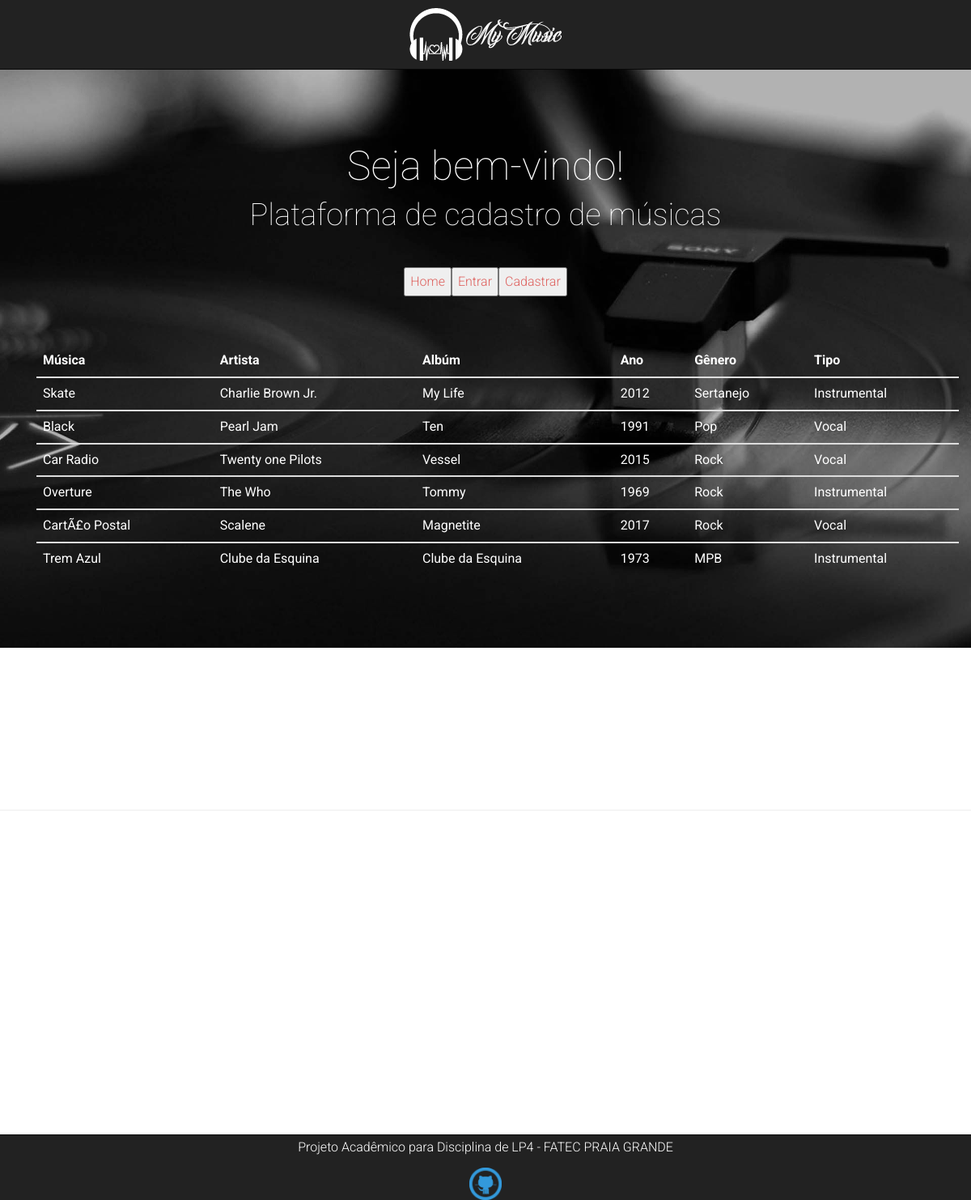
The page / on the database its author committed.
### tables this page shows
CREATE TABLE `musicas` (
  `id_musica` int(11) NOT NULL,
  `nm_musica` varchar(100) NOT NULL,
  `nm_artista` varchar(100) NOT NULL,
  `nm_album` varchar(100) NOT NULL,
  `dt_lancamento` date NOT NULL,
  `nm_genero` varchar(50) NOT NULL,
  `fk_email_usuario` varchar(50) DEFAULT NULL,
  `tipo_musica` varchar(50) NOT NULL
);

### index.php (the view, shortened to what this page needs)
<HTML>
<HEAD>
        <link rel="stylesheet" href="assets/bootstrap/css/bootstrap.min.css">
        <link rel="stylesheet" href="assets/font-awesome/css/font-awesome.min.css">
		<link rel="stylesheet" href="assets/css/form-elements.css">
        <link rel="stylesheet" href="assets/css/style.css">
</HEAD>
<BODY>
	<div class="top-content">
        <div class="inner-bg">
            <div class="container">
			<h1>Seja bem-vindo!</h1>
			<h2>Plataforma de cadastro de músicas</h2>
			<br>
			<?php
		include 'menu.php';
		include 'header.php';
		echo "<br><br>";
		include $_SERVER["DOCUMENT_ROOT"]."/Trabalho-LP4/connection.php";
  		if ($con == null ) {
          die("Falha ao conectar");
  		} else {
  		$tab = mysqli_query($con,"select nm_musica, nm_artista, nm_album, year(dt_lancamento), nm_genero, tipo_musica from musicas");
		  echo  "<div class='table-responsive'>
		  <table class='table'>
			<thead>
			  <tr>
				<th>Música</th>
				<th>Artista</th>
				<th>Albúm</th>
				<th>Ano</th>
				<th>Gênero</th>
				<th>Tipo</th>
			  </tr>
			</thead>
		</div>";
		  while ($lin = mysqli_fetch_assoc($tab)) {
			echo "<div><tbody><tr><td>".$lin['nm_musica']."</td><td>".$lin['nm_artista']."</td><td>".$lin['nm_album']."</td><td>".$lin['year(dt_lancamento)']."</td><td>".$lin['nm_genero']."</td><td>".$lin['tipo_musica']."</td></tr></tbody></div>";}
		}
	?>
        </div>
    </div>
</div>
	<h1>Localize a gravadora mais próxima você!</h1><hr>
	<?php
	include 'map.php';
	?>
</BODY>
</HTML>

### menu.php
<?php
if(isset ($_SESSION['usuario'])){
    echo "<div id='menu'>".
        "<a href='index.php'><button>Home</button></a>".
       "<a href='cadastroMusica.php'><button>Cadastrar músicas</button></a>".
		"<a href='Funcoes/sair.php'><button>Sair</button></a>".
    "</div>";
}else{
    echo "<div id='menu'>".
        "<a href='index.php'><button>Home</button></a>".
        "<a href='entrar.php'><button>Entrar</button></a>".
		"<a href='cadastro.php'><button>Cadastrar</button></a>".
    "</div>";
}
?>

### header.php (shortened to what this page needs)
<!DOCTYPE html>
<html>
<head>
    <link rel="stylesheet" href="<?php echo BASEURL; ?>css/bootstrap.min.css">
    <link rel="stylesheet" href="<?php echo BASEURL; ?>css/style.css">
    <link rel="stylesheet" href="https://maxcdn.bootstrapcdn.com/font-awesome/4.6.2/css/font-awesome.min.css">
</head>
<body>
    <nav class="navbar navbar-inverse navbar-fixed-top" role="navigation">
    <div class="container">
    <a href="index.php">
    <img src="assets\img\logo.png" alt="My Music"></a>
    </nav>
    <main class="container">

### map.php (shortened to what this page needs)
  <div id="map"></div>
<?php include'footer.php';?>

### footer.php (shortened to what this page needs)
<footer class="container">    <nav class="navbar navbar-inverse navbar-fixed-bottom" role="navigation">
    <div class="container">
        <div class="navbar-footer">
                <p>Projeto Acadêmico para Disciplina de LP4 - FATEC PRAIA GRANDE</p>
                <a href="https://github.com/SidneyAF/Trabalho-LP4">
                <img src="assets\img\gitHub.png" alt="Projeto no GitHub" style="width:40px;height:40px"></a>
                    </div>
    </nav>
</footer>
</body>
</html>

### assets/css/style.css (style rules this page uses)
body { font-family: 'Roboto', sans-serif; font-size: 16px; font-weight: 300; color: rgb(255, 255, 255); line-height: 30px; text-align: center; }
a, a:hover, a:focus { color: #de615e; text-decoration: none; -o-transition: all .3s; -moz-transition: all .3s; -webkit-transition: all .3s; -ms-transition: all .3s; transition: all .3s; }
h1 { margin-top: 30px; font-size: 50px; font-weight: 100; color: rgb(255, 255, 255); line-height: 50px; }
h3, h2 { margin-top: 10px; font-size: 38px; font-weight: 100; color: rgb(255, 255, 255); line-height: 50px; }
img { max-width: 100%; }
.inner-bg { padding: 100px 0 170px 0; }
#map { height: 400px; width: 100%; }

### header.php (style rules this page uses)
body { padding-top: 50px; padding-bottom: 20px; }

### rows shown on the page
musicas: nm_musica "Skate", nm_artista "Charlie Brown Jr.", nm_album "My Life", year "2012", nm_genero "Sertanejo", tipo_musica "Instrumental"
musicas: nm_musica "Black", nm_artista "Pearl Jam", nm_album "Ten", year "1991", nm_genero "Pop", tipo_musica "Vocal"
musicas: nm_musica "Car Radio", nm_artista "Twenty one Pilots", nm_album "Vessel", year "2015", nm_genero "Rock", tipo_musica "Vocal"
musicas: nm_musica "Overture", nm_artista "The Who", nm_album "Tommy", year "1969", nm_genero "Rock", tipo_musica "Instrumental"
musicas: nm_musica "CartÃ£o Postal", nm_artista "Scalene", nm_album "Magnetite", year "2017", nm_genero "Rock", tipo_musica "Vocal"
musicas: nm_musica "Trem Azul", nm_artista "Clube da Esquina", nm_album "Clube da Esquina", year "1973", nm_genero "MPB", tipo_musica "Instrumental"
